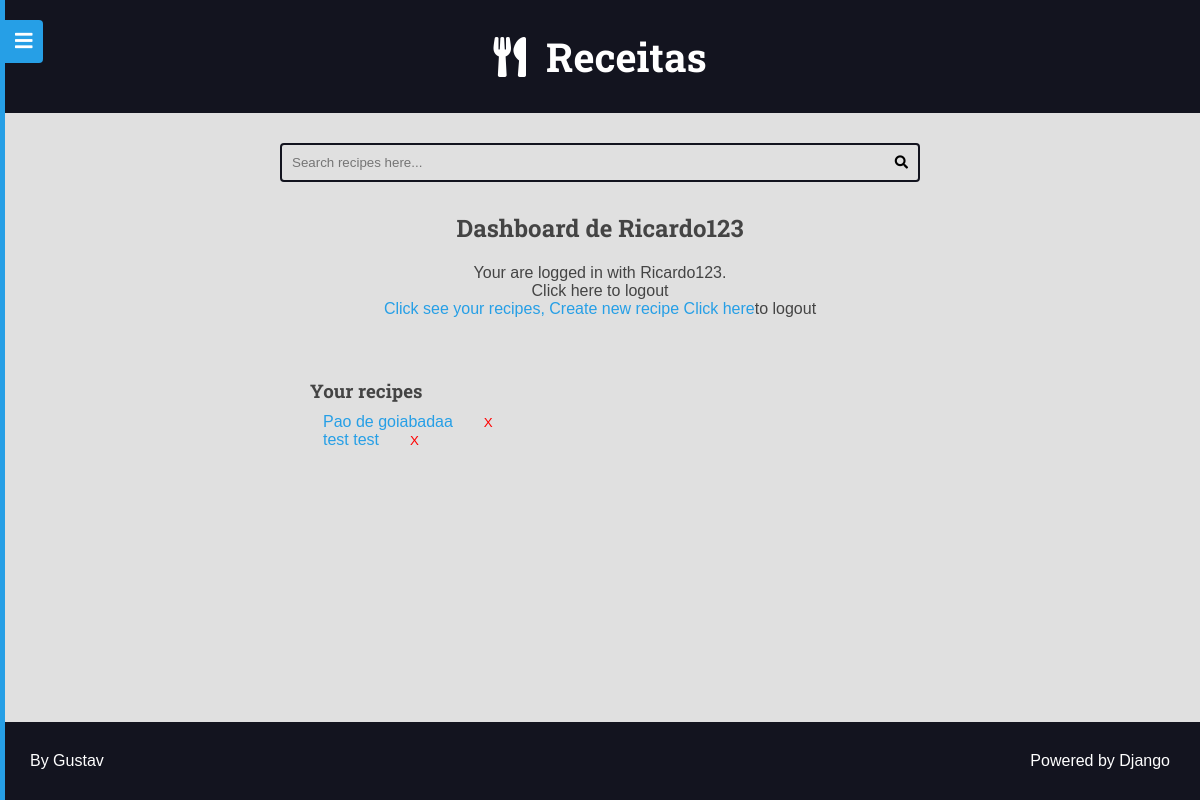
Before: /authors/dashboard/ (signed in) with the older database file.
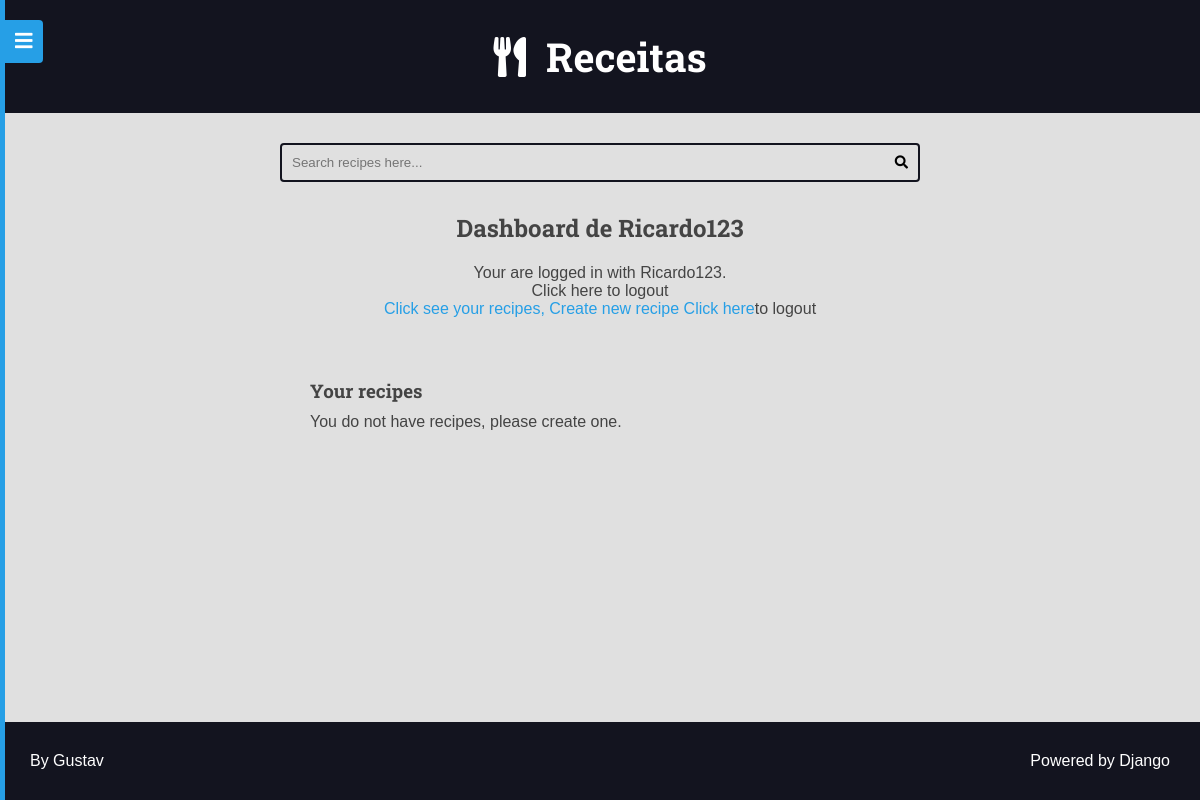
After: the same page with the newer database file.
### recipes/models.py (models this page shows, shortened)
class Recipe(models.Model):
    title = models.CharField(max_length=65)
    description = models.CharField(max_length=165)
    slug = models.SlugField(unique=True)
    preparation_time = models.IntegerField()
    preparation_time_unit = models.CharField(max_length=65)
    servings = models.IntegerField()
    servings_unit = models.CharField(max_length=65)
    preparation_steps = models.TextField()
    preparation_steps_is_html = models.BooleanField(default=False)
    created_at = models.DateTimeField(auto_now_add=True)
    updated_at = models.DateTimeField(auto_now=True)
    is_published = models.BooleanField(default=False)
    cover = models.ImageField(
        upload_to='recipes/covers/%Y/%m/%d/',  blank=True,  default=''
        )
    category = models.ForeignKey(
        Category, on_delete=models.SET_NULL, null=True, default=None
        )
    author = models.ForeignKey(User, on_delete=models.SET_NULL, null=True)
    tags = GenericRelation(Tag, related_query_name='recipes')

### authors/views/all.py (the view)
# urls.py: path('dashboard/', views.dashboard, name='dashboard'),
@login_required(login_url='authors:login_view')
def dashboard(request: HttpRequest) -> HttpResponse:
    recipes = Recipe.objects.filter(
        is_published=False,
        author=request.user
    )
    return render(
        request,
        'authors/pages/dashboard.html',
        context={'recipes': recipes}
        )  # noqa:E501

### authors/templates/authors/pages/dashboard.html (shortened to what this page needs)
{%extends 'global/base.html'%}
{% block 'content'%}
  <div class="main-content center container">
    <h2>Dashboard de {{request.user.username}}</h2>
    {% include 'authors/partials/login_message.html'%}
    <div class="authors-dashboard-container">
      <h3>Your recipes</h3>
      <ul>
        {% for recipe in recipes %}
        <li>
          <div class="inline-info">
              <a href="{% url 'authors:dashboard_recipe_edit' recipe.id%}">{{recipe.title}}</a>
              <div class="lado-oposto">
                <form class="inline-form form-delete" action="{% url 'authors:dashboard_recipe_delete' recipe.id%}" method="POST">{% csrf_token %}
                  <button class="plaintext-button inline-button" type="submit">X</button>
                </form>
              </div>
            </div>
        </li>
        {% empty %}
        <li>
          <p>You do not have recipes, please create one.</p>
        </li>
        {% endfor %}
      </ul>
    </div>
  </div>
{% endblock%}

Changed rows visible on the page:
removed Recipe: title "Pao de goiabadaa"
no longer on this page (row edited): Recipe: title "test test"
Other visible differences:
text now shown: "You do not have recipes, please create one."
